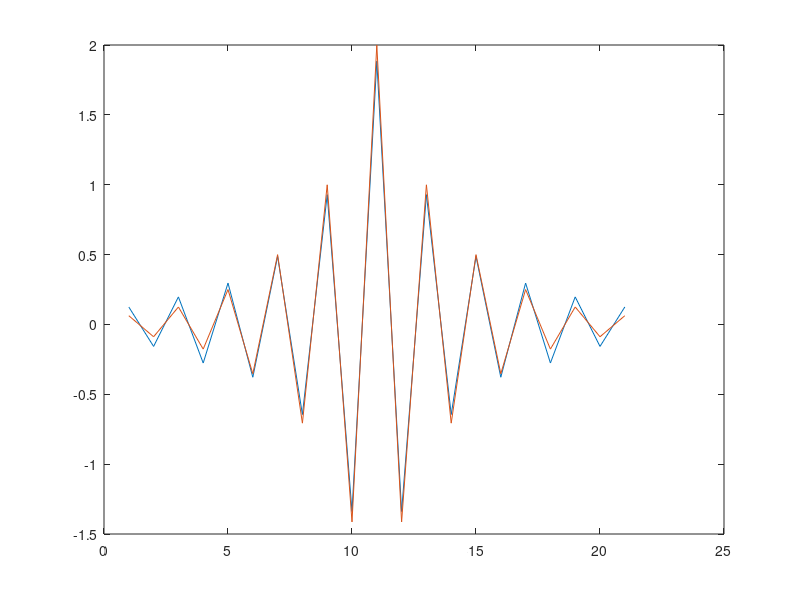

This figure's MATLAB source:
clc
clear all
%% 
N=1000;
kesi=randn(1,N);
for k=1:N
    if k==1
        X(k)=kesi(1,k);
    else
    X(k)=kesi(1,k)-0.707*X(k-1);
    end
end
%% %%%%%%%%  1.EX  %%%%%%%%%%%%
EX=zeros(1,N);
X0=0.5;

for k=1:N
    EX(1,k)=(-0.707)^k*X0;
end
sum_x=0;
sum_dx=0;
for i=1:N
sum_x=sum_x+X(1,i);
sum_xx=sum_x+X(1,i)*X(1,i);
sum_dx=X(1,i)*X(1,i)-EX.*EX+sum_dx;
end
EX_hat=sum_x/N
%% %%%%%%%  2.EX^2_hat  %%%%%%%%%%%
for k=1:N
    EXX(1,k)=(1-(-0.707)^(2*k))/(1-X0);
end
EXX_hat=sum_xx/N
%% %%%%%%%  3.DX_hat  %%%%%%%%%%%%%
for k=1:N
    DX(1,k)=EXX(1,k)-EX(1,k)^2;
end
DX_hat=EXX_hat-EX_hat*EX_hat
%% %%%%%%%  4.Bx(m)_hat  %%%%%%%%%%
Bx_hat=zeros(1,21);
a=1;
for i=-10:1:10
    
    for j=1:1:(N-abs(i))
        if a==1
        Bx_hat(1,a)=Bx_hat(1,a)+(X(1,j+abs(i))-EX_hat)*(X(j)-EX_hat)/N;
        else
        Bx_hat(1,a)=Bx_hat(1,a)+(X(1,j+abs(i))-EX_hat)*(X(j)-EX_hat)/N;
        end
    end
    Bx(1,a)=(-0.707)^(abs(i))/(1-0.707*0.707);
    a=a+1;
end
f3=figure;
figure(f3);
plot(1:21,Bx_hat)
hold on 
plot(1:21,Bx)
%% END

















